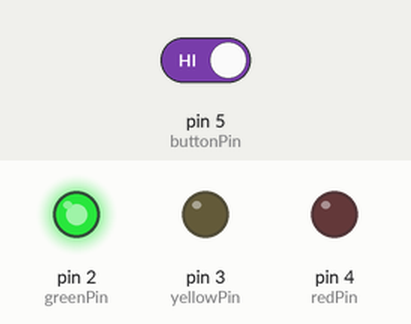
Simulated run of this sketch. Board: Arduino Uno, built with avr-gcc and run on an emulated ATmega328P. Shown: output pins drawn as LEDs (lit = HIGH). The test bench sets the inputs (shaded band); at power-on: pin 5 (buttonPin) HIGH.

Above: at 1.2 s.
1.3 s: pin 5 (buttonPin) driven LOW
At 2.4 s:
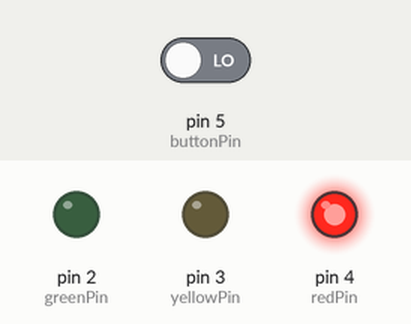
Timing chart, 0 to 4.3 s (numbered marks = the images above; inputs shaded):
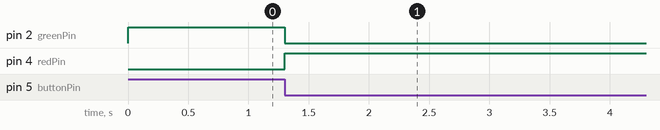

Measured:
- after the input at 1.3 s, pin 2 (greenPin): HIGH → LOW after 0.00 s instead of 3.7 s; pin 3 (yellowPin): stays LOW (without the input it goes to HIGH after 3.7 s); pin 4 (redPin): LOW → HIGH after 0.00 s instead of 5.7 s

The sketch:

Ampel.ino
```cpp
// Definiere die Pins für die Ampel und den Knopf
const int greenPin = 2;
const int yellowPin = 3;
const int redPin = 4;
const int buttonPin = 5;

// Definiere die Anfangszeiten für jede Phase der Ampel
const unsigned long greenTime = 5000; // 5 Sekunden für Grün
const unsigned long yellowTime = 2000; // 2 Sekunden für Gelb
const unsigned long redTime = 5000; // 5 Sekunden für Rot

// Variablen zur Verfolgung der Ampelzustände und der Zeit
int currentState = 0; // 0 = Grün, 1 = Gelb, 2 = Rot
unsigned long previousMillis = 0;

// Initialisierung
void setup() {
  pinMode(greenPin, OUTPUT);
  pinMode(yellowPin, OUTPUT);
  pinMode(redPin, OUTPUT);
  pinMode(buttonPin, INPUT_PULLUP); // Der Knopf ist an VCC verbunden, wenn er nicht gedrückt wird
}

// Hauptprogramm
void loop() {
  unsigned long currentMillis = millis(); // Aktuelle Zeit abrufen

  // Knopfzustand überprüfen
  if (digitalRead(buttonPin) == LOW) {
    // Knopf wurde gedrückt, setze die Ampel auf Rot
    currentState = 2;
  }

  // Ampelsteuerung
  switch(currentState) {
    case 0: // Grün
      digitalWrite(greenPin, HIGH);
      digitalWrite(yellowPin, LOW);
      digitalWrite(redPin, LOW);
      if (currentMillis - previousMillis >= greenTime) {
        currentState = 1; // Wechsel zu Gelb
        previousMillis = currentMillis;
      }
      break;
    case 1: // Gelb
      digitalWrite(greenPin, LOW);
      digitalWrite(yellowPin, HIGH);
      digitalWrite(redPin, LOW);
      if (currentMillis - previousMillis >= yellowTime) {
        currentState = 2; // Wechsel zu Rot
        previousMillis = currentMillis;
      }
      break;
    case 2: // Rot
      digitalWrite(greenPin, LOW);
      digitalWrite(yellowPin, LOW);
      digitalWrite(redPin, HIGH);
      // Hier bleibt die Ampel auf Rot, bis der Knopf gedrückt wird
      break;
  }
}
```
